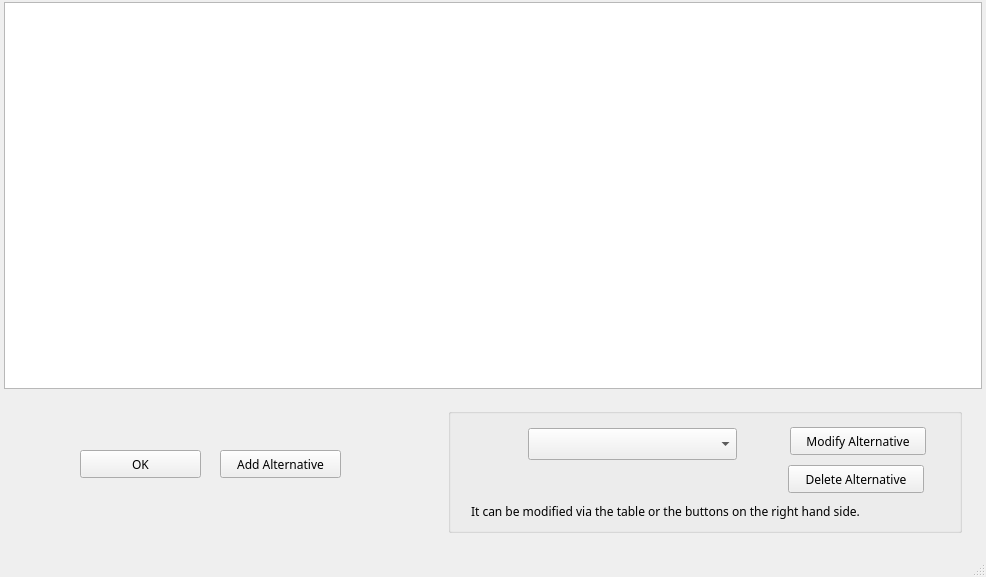
<?xml version="1.0" encoding="UTF-8"?>
<ui version="4.0">
 <class>AlternativeConsequences</class>
 <widget class="QMainWindow" name="AlternativeConsequences">
  <property name="geometry">
   <rect>
    <x>0</x>
    <y>0</y>
    <width>986</width>
    <height>577</height>
   </rect>
  </property>
  <property name="font">
   <font>
    <pointsize>9</pointsize>
   </font>
  </property>
  <property name="windowTitle">
   <string>AlternativeConsequences</string>
  </property>
  <widget class="QWidget" name="centralwidget">
   <widget class="QTableWidget" name="tableWidgetAC">
    <property name="geometry">
     <rect>
      <x>4</x>
      <y>2</y>
      <width>978</width>
      <height>387</height>
     </rect>
    </property>
    <property name="font">
     <font>
      <family>Neue Haas Grotesk Text Pro Extr</family>
      <pointsize>10</pointsize>
     </font>
    </property>
    <property name="editTriggers">
     <set>QAbstractItemView::NoEditTriggers</set>
    </property>
    <attribute name="horizontalHeaderVisible">
     <bool>true</bool>
    </attribute>
    <attribute name="horizontalHeaderHighlightSections">
     <bool>true</bool>
    </attribute>
   </widget>
   <widget class="QPushButton" name="pushButtonOkAC">
    <property name="geometry">
     <rect>
      <x>80</x>
      <y>450</y>
      <width>121</width>
      <height>28</height>
     </rect>
    </property>
    <property name="maximumSize">
     <size>
      <width>16777215</width>
      <height>16777215</height>
     </size>
    </property>
    <property name="font">
     <font>
      <family>Neue Haas Grotesk Text Pro Extr</family>
     </font>
    </property>
    <property name="autoFillBackground">
     <bool>false</bool>
    </property>
    <property name="text">
     <string>OK</string>
    </property>
   </widget>
   <widget class="QPushButton" name="pushButtonAA">
    <property name="geometry">
     <rect>
      <x>220</x>
      <y>450</y>
      <width>121</width>
      <height>28</height>
     </rect>
    </property>
    <property name="maximumSize">
     <size>
      <width>16777215</width>
      <height>16777215</height>
     </size>
    </property>
    <property name="font">
     <font>
      <family>Neue Haas Grotesk Text Pro Extr</family>
     </font>
    </property>
    <property name="autoFillBackground">
     <bool>false</bool>
    </property>
    <property name="text">
     <string>Add Alternative</string>
    </property>
   </widget>
   <widget class="QGroupBox" name="groupBox_2">
    <property name="geometry">
     <rect>
      <x>448</x>
      <y>408</y>
      <width>514</width>
      <height>125</height>
     </rect>
    </property>
    <property name="font">
     <font>
      <family>Neue Haas Grotesk Text Pro Extr</family>
     </font>
    </property>
    <property name="title">
     <string/>
    </property>
    <widget class="QComboBox" name="comboBoxANames">
     <property name="geometry">
      <rect>
       <x>80</x>
       <y>20</y>
       <width>209</width>
       <height>32</height>
      </rect>
     </property>
     <property name="font">
      <font>
       <family>Neue Haas Grotesk Text Pro Extr</family>
      </font>
     </property>
    </widget>
    <widget class="QPushButton" name="pushButtonDA">
     <property name="geometry">
      <rect>
       <x>340</x>
       <y>57</y>
       <width>136</width>
       <height>28</height>
      </rect>
     </property>
     <property name="maximumSize">
      <size>
       <width>16777215</width>
       <height>16777215</height>
      </size>
     </property>
     <property name="font">
      <font>
       <family>Neue Haas Grotesk Text Pro Extr</family>
      </font>
     </property>
     <property name="autoFillBackground">
      <bool>false</bool>
     </property>
     <property name="text">
      <string>Delete Alternative</string>
     </property>
    </widget>
    <widget class="QLabel" name="label">
     <property name="geometry">
      <rect>
       <x>23</x>
       <y>83</y>
       <width>451</width>
       <height>41</height>
      </rect>
     </property>
     <property name="text">
      <string>It can be modified via the table or the buttons on the right hand side.</string>
     </property>
    </widget>
   </widget>
   <widget class="QPushButton" name="pushButtonMA">
    <property name="geometry">
     <rect>
      <x>790</x>
      <y>427</y>
      <width>136</width>
      <height>28</height>
     </rect>
    </property>
    <property name="maximumSize">
     <size>
      <width>16777215</width>
      <height>16777215</height>
     </size>
    </property>
    <property name="font">
     <font>
      <family>Neue Haas Grotesk Text Pro Extr</family>
     </font>
    </property>
    <property name="autoFillBackground">
     <bool>false</bool>
    </property>
    <property name="text">
     <string>Modify Alternative</string>
    </property>
   </widget>
  </widget>
  <widget class="QMenuBar" name="menubar">
   <property name="geometry">
    <rect>
     <x>0</x>
     <y>0</y>
     <width>986</width>
     <height>26</height>
    </rect>
   </property>
  </widget>
  <widget class="QStatusBar" name="statusbar"/>
 </widget>
 <resources/>
 <connections/>
</ui>
